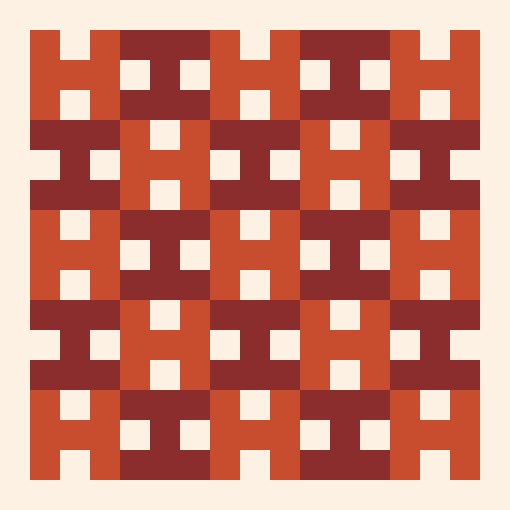
Frame 1 (no input)
Frame 60 (no input): identical to frame 1, image omitted
Frame 120 (the mouse pressed at the canvas centre since frame 60): identical to frame 1, image omitted

The p5.js sketch that drew this single still picture (run headless with seeded random() and noise() and a simulated clock; from frame 60 on, the mouse is pressed at the canvas centre):

// p5.js sketch
// ── sketch.js
let newCanvas;
let backgroundColor;
let horizontalColor;
let verticalColor;

function setup() {
  newCanvas = createCanvas(510, 510);
  newCanvas.position((windowWidth - width) / 2, (windowHeight - height) / 2);
  colorMode(RGB, 255);

  backgroundColor = color(252,241,226);
  horizontalColor = color(140,45,45);
  verticalColor = color(200,77,47);

  background(backgroundColor);

  noStroke();

}

function draw() {
  //Line 1
  verticalShape(30,30,90,verticalColor);
  horizontalShape(120,30,90,horizontalColor);
  verticalShape(210,30,90,verticalColor);
  horizontalShape(300,30,90,horizontalColor);
  verticalShape(390,30,90,verticalColor);

  //Line 2
  horizontalShape(30,120,90,horizontalColor);
  verticalShape(120,120,90,verticalColor);
  horizontalShape(210,120,90,horizontalColor);
  verticalShape(300,120,90,verticalColor);
  horizontalShape(390,120,90,horizontalColor);

  //Line 3
  verticalShape(30,210,90,verticalColor);
  horizontalShape(120,210,90,horizontalColor);
  verticalShape(210,210,90,verticalColor);
  horizontalShape(300,210,90,horizontalColor);
  verticalShape(390,210,90,verticalColor);

  //Line 4
  horizontalShape(30,300,90,horizontalColor);
  verticalShape(120,300,90,verticalColor);
  horizontalShape(210,300,90,horizontalColor);
  verticalShape(300,300,90,verticalColor);
  horizontalShape(390,300,90,horizontalColor);

  //Line 5
  verticalShape(30,390,90,verticalColor);
  horizontalShape(120,390,90,horizontalColor);
  verticalShape(210,390,90,verticalColor);
  horizontalShape(300,390,90,horizontalColor);
  verticalShape(390,390,90,verticalColor);

}

function verticalShape(x,y,s,color){
  fill(color);
  square(x,y,s);
  fill(backgroundColor);
  square(x+s/3,y,s/3);
  square(x+s/3,y+s*2/3,s/3);
}

function horizontalShape(x,y,s,color){
  fill(color);
  square(x,y,s);
  fill(backgroundColor);
  square(x,y+s/3,s/3);
  square(x+s*2/3,y+s/3,s/3);
}


//credit artist: Vera Molnar
